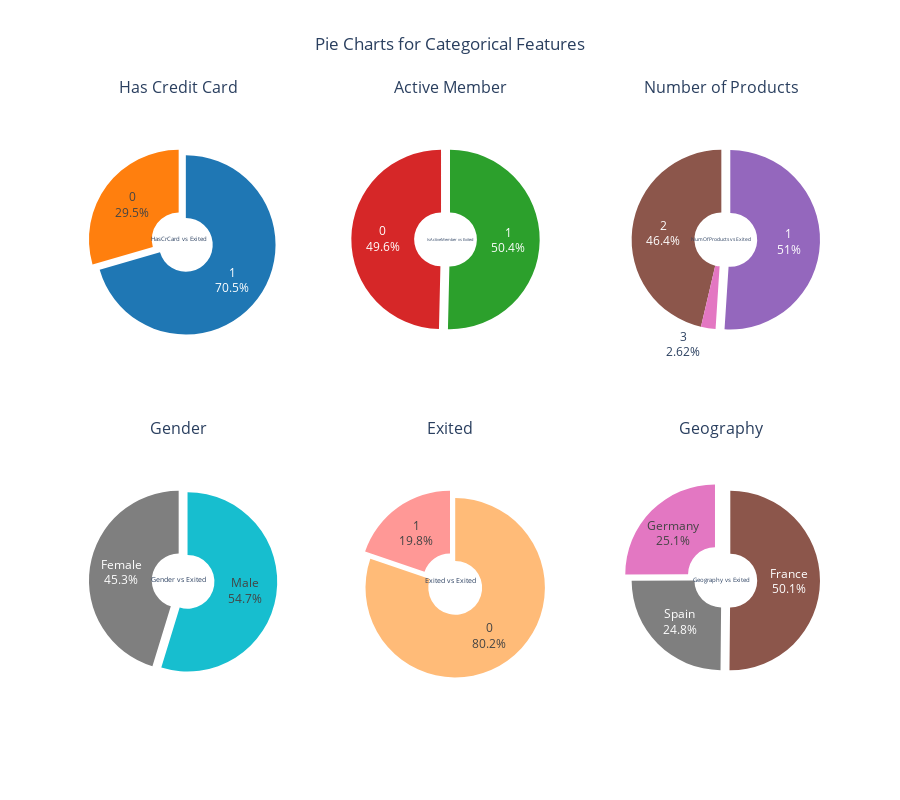

Write notebook code for a chart like this one.
### Code cell
# Define colors and explode values for each pie chart
colors = {
    'HasCrCard': ['#1f77b4', '#ff7f0e'],
    'IsActiveMember': ['#2ca02c', '#d62728'],
    'NumOfProducts': ['#9467bd', '#8c564b', '#e377c2', '#7f7f7f'],
    'Gender': ['#17becf', '#7f7f7f'],
    'Exited': ['#ffbb78', '#ff9896'],
    'Geography': ['#8c564b', '#e377c2', '#7f7f7f']
}

explode_values = {
    'HasCrCard': [0.1, 0],
    'IsActiveMember': [0, 0.1],
    'NumOfProducts': [0.1, 0, 0, 0],
    'Gender': [0.1, 0],
    'Exited': [0.1, 0],
    'Geography': [0.1, 0.1, 0]
}

# Create subplots layout (2 rows, 3 columns)
fig = make_subplots(
    rows=2, cols=3, 
    subplot_titles=['Has Credit Card', 'Active Member', 'Number of Products', 
                    'Gender', 'Exited', 'Geography'],
    row_heights=[0.2, 0.2], vertical_spacing=0.1, horizontal_spacing=0.1,
    specs=[[{'type': 'pie'}, {'type': 'pie'}, {'type': 'pie'}], 
           [{'type': 'pie'}, {'type': 'pie'}, {'type': 'pie'}]]
)

# List of columns and their titles
columns = ['HasCrCard', 'IsActiveMember', 'NumOfProducts', 'Gender', 'Exited', 'Geography']

# Loop over each feature and create a pie chart for each
for i, column in enumerate(columns):
    # Get the counts of each unique value
    counts = df[column].value_counts()

    # Define the 'pull' values for explosion effect
    pull = explode_values[column] + [0] * (len(counts) - len(explode_values[column]))

    # Create a Pie chart trace
    pie_chart = go.Pie(
        labels=counts.index,
        values=counts,
        hole=0.3,  # For a donut chart effect
        title=f'{column} vs Exited',
        marker=dict(colors=colors[column]),
        pull=pull,  # Create the explosion effect
        textinfo='percent+label',  # Display percentage and label
        hoverinfo='label+percent',  # Show percentage on hover
        showlegend=False
    )

    # Determine row and column index for subplot placement
    row = (i) // 3 + 1  # Calculate row index (2 rows)
    col = (i) % 3 + 1  # Calculate column index (3 columns)

    # Add the pie chart to the subplot
    fig.add_trace(pie_chart, row=row, col=col)

# Update layout
fig.update_layout(
    height=800, 
    width=900,
    title_text="Pie Charts for Categorical Features",
    title_x=0.5
)

# Show the plot
fig.show()

### Figure 1 — Plotly figure (JSON) as saved in the notebook; plotly's stock layout.template omitted (floating-point values rounded to 4 significant figures)
{"data": [{"domain": {"x": [0, 0.2667], "y": [0.55, 1]}, "hole": 0.3, "hoverinfo": "label+percent", "labels": [1, 0], "marker": {"colors": ["#1f77b4", "#ff7f0e"]}, "pull": [0.1, 0], "showlegend": false, "textinfo": "percent+label", "title": {"text": "HasCrCard vs Exited"}, "type": "pie", "values": [6747, 2821]}, {"domain": {"x": [0.3667, 0.6333], "y": [0.55, 1]}, "hole": 0.3, "hoverinfo": "label+percent", "labels": [1, 0], "marker": {"colors": ["#2ca02c", "#d62728"]}, "pull": [0, 0.1], "showlegend": false, "textinfo": "percent+label", "title": {"text": "IsActiveMember vs Exited"}, "type": "pie", "values": [4819, 4749]}, {"domain": {"x": [0.7333, 1], "y": [0.55, 1]}, "hole": 0.3, "hoverinfo": "label+percent", "labels": [1, 2, 3], "marker": {"colors": ["#9467bd", "#8c564b", "#e377c2", "#7f7f7f"]}, "pull": [0.1, 0, 0, 0], "showlegend": false, "textinfo": "percent+label", "title": {"text": "NumOfProducts vs Exited"}, "type": "pie", "values": [4882, 4435, 251]}, {"domain": {"x": [0, 0.2667], "y": [0, 0.45]}, "hole": 0.3, "hoverinfo": "label+percent", "labels": ["Male", "Female"], "marker": {"colors": ["#17becf", "#7f7f7f"]}, "pull": [0.1, 0], "showlegend": false, "textinfo": "percent+label", "title": {"text": "Gender vs Exited"}, "type": "pie", "values": [5236, 4332]}, {"domain": {"x": [0.3667, 0.6333], "y": [0, 0.45]}, "hole": 0.3, "hoverinfo": "label+percent", "labels": [0, 1], "marker": {"colors": ["#ffbb78", "#ff9896"]}, "pull": [0.1, 0], "showlegend": false, "textinfo": "percent+label", "title": {"text": "Exited vs Exited"}, "type": "pie", "values": [7677, 1891]}, {"domain": {"x": [0.7333, 1], "y": [0, 0.45]}, "hole": 0.3, "hoverinfo": "label+percent", "labels": ["France", "Germany", "Spain"], "marker": {"colors": ["#8c564b", "#e377c2", "#7f7f7f"]}, "pull": [0.1, 0.1, 0], "showlegend": false, "textinfo": "percent+label", "title": {"text": "Geography vs Exited"}, "type": "pie", "values": [4798, 2398, 2372]}], "layout": {"annotations": [{"font": {"size": 16}, "showarrow": false, "text": "Has Credit Card", "x": 0.1333, "xanchor": "center", "xref": "paper", "y": 1, "yanchor": "bottom", "yref": "paper"}, {"font": {"size": 16}, "showarrow": false, "text": "Active Member", "x": 0.5, "xanchor": "center", "xref": "paper", "y": 1, "yanchor": "bottom", "yref": "paper"}, {"font": {"size": 16}, "showarrow": false, "text": "Number of Products", "x": 0.8667, "xanchor": "center", "xref": "paper", "y": 1, "yanchor": "bottom", "yref": "paper"}, {"font": {"size": 16}, "showarrow": false, "text": "Gender", "x": 0.1333, "xanchor": "center", "xref": "paper", "y": 0.45, "yanchor": "bottom", "yref": "paper"}, {"font": {"size": 16}, "showarrow": false, "text": "Exited", "x": 0.5, "xanchor": "center", "xref": "paper", "y": 0.45, "yanchor": "bottom", "yref": "paper"}, {"font": {"size": 16}, "showarrow": false, "text": "Geography", "x": 0.8667, "xanchor": "center", "xref": "paper", "y": 0.45, "yanchor": "bottom", "yref": "paper"}], "height": 800, "title": {"text": "Pie Charts for Categorical Features", "x": 0.5}, "width": 900}}
